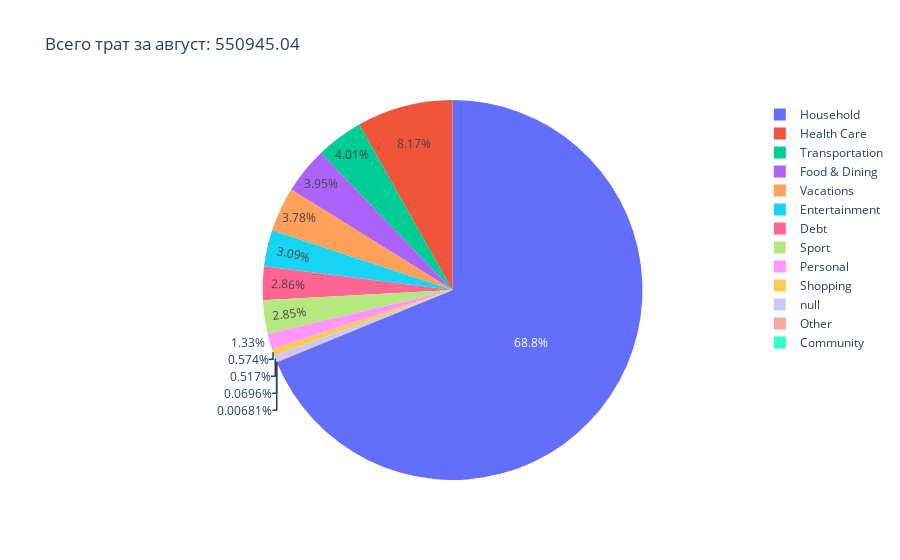

Notebook source saved alongside this figure:
### Code cell
import plotly.express as px

# fig = px.pie(trans_df.loc[exp_mask & (trans_df['dt'].dt.month == month)], values='trans_rub', names='Категория', title=f'Траты за месяц {month}')
# df_tmp = trans_df.loc[exp_mask]

fig = px.pie(df_vis, values='trans_rub', names='Категория', title=f'Всего трат за {months_dict[month]}: {df_vis["trans_rub"].sum()}')
fig.show()

### Figure 1 — Plotly figure (JSON) as saved in the notebook; plotly's stock layout.template omitted (floating-point values rounded to 4 significant figures; data arrays with more than 128 entries replaced by an {"elided": "..."} marker saying what was removed)
{"data": [{"domain": {"x": [0, 1], "y": [0, 1]}, "hovertemplate": "Категория=%{label}<br>trans_rub=%{value}<extra></extra>", "labels": {"elided": "133 str values"}, "legendgroup": "", "name": "", "showlegend": true, "type": "pie", "values": {"elided": "133 float values"}}], "layout": {"legend": {"tracegroupgap": 0}, "title": {"text": "Всего трат за август: 550945.04"}}}
